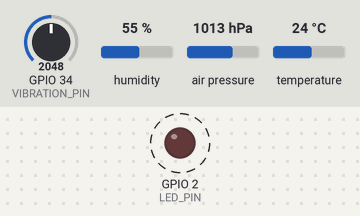
Bench run of a sketch on a simulated ESP32. Parts: output pins drawn as LEDs (lit = HIGH). Dashed ring = blinking. The inputs (shaded band) are chosen by the test bench; at power-on: GPIO 34 (VIBRATION_PIN) = 2048, air pressure 1013 hPa, humidity 55 %, temperature 24 °C. What the sketch prints to the serial monitor is not drawn.

Above: at 1.8 s.
1.9 s: GPIO 34 (VIBRATION_PIN) set to 1942
At 3.0 s:
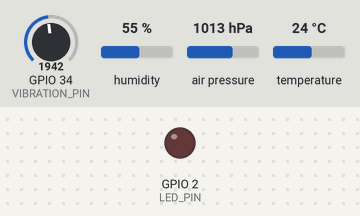
4.5 s: air pressure set to 981 hPa
6.2 s: air pressure set to 978 hPa
At 7.4 s:
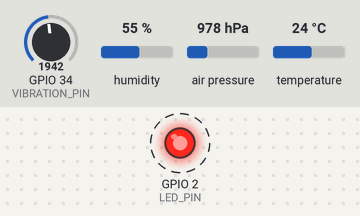
9.7 s: air pressure set to 1000 hPa
At 9.7 s:
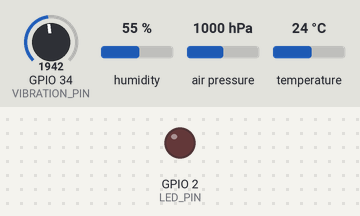
11.2 s: air pressure set to 952 hPa
At 12.5 s:
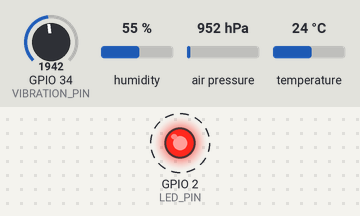
Timing chart, 0 to 17.1 s (numbered marks = the images above; inputs shaded):
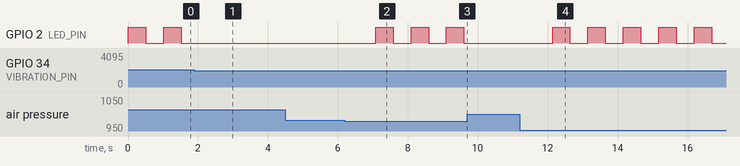

The sketch:

sketch.ino
```cpp
#include <DHT.h>
#include <Adafruit_BMP085.h>
#include <Wire.h>

// -------- PIN CONFIGURATION --------
#define DHTPIN 15
#define DHTTYPE DHT22
#define VIBRATION_PIN 34
#define LED_PIN 2

// -------- THRESHOLD VALUES --------
#define TEMP_LIMIT 45.0
#define PRESSURE_LOW 980.0
#define PRESSURE_HIGH 1050.0
#define VIBRATION_LIMIT 2000

DHT dht(DHTPIN, DHTTYPE);
Adafruit_BMP085 bmp;

void setup() {
  Serial.begin(115200);
  Wire.begin(21, 22);
  pinMode(LED_PIN, OUTPUT);

  if (!bmp.begin()) {
    Serial.println("❌ BMP180 not detected");
    while (1);
  }

  Serial.println("✅ BMP180 connected");
}

void loop() {
  float temperature = dht.readTemperature();
  float pressure = bmp.readPressure() / 100.0;
  int vibration = analogRead(VIBRATION_PIN);

  bool faultDetected = false;

  Serial.println("------ SENSOR READINGS ------");
  Serial.print("Temperature: ");
  Serial.print(temperature);
  Serial.println(" °C");

  Serial.print("Pressure: ");
  Serial.print(pressure);
  Serial.println(" hPa");

  Serial.print("Vibration: ");
  Serial.println(vibration);

  // -------- FAULT CHECKING --------
  if (temperature > TEMP_LIMIT) {
    Serial.println("⚠️ Fault: High Temperature");
    faultDetected = true;
  }

  if (pressure < PRESSURE_LOW || pressure > PRESSURE_HIGH) {
    Serial.println("⚠️ Fault: Abnormal Pressure");
    faultDetected = true;
  }

  if (vibration > VIBRATION_LIMIT) {
    Serial.println("⚠️ Fault: Excessive Vibration");
    faultDetected = true;
  }

  // -------- LED BLINK ON FAULT ONLY --------
  if (faultDetected) {
    Serial.println("🚨 MACHINE STATUS: FAULT");
    digitalWrite(LED_PIN, HIGH);
    delay(500);
    digitalWrite(LED_PIN, LOW);
    delay(500);
  } else {
    digitalWrite(LED_PIN, LOW);
    Serial.println("✅ MACHINE STATUS: NORMAL");
    delay(1000);
  }

  Serial.println("-----------------------------\n");
}
```

Measured:
- the behaviour switches between 2001 and 2000 on GPIO 34 (VIBRATION_PIN) (found by bisection; images 0 and 1)
- the behaviour switches between 980 and 979 hPa on air pressure (found by bisection; images 1 and 2)
- after the input at 1.9 s, GPIO 2 (LED_PIN): stops changing and stays LOW
- after the input at 4.5 s, every drawn part: stays the same
- after the input at 6.2 s, GPIO 2 (LED_PIN): alternates HIGH for 0.50 s and LOW for 0.51 s, starting after 0.88 s
- after the input at 9.7 s, GPIO 2 (LED_PIN): stays LOW (without the input it goes to HIGH after 0.42 s)
- after the input at 11.2 s, GPIO 2 (LED_PIN): alternates HIGH for 0.50 s and LOW for 0.51 s, starting after 0.94 s
- by itself, GPIO 2 (LED_PIN): alternates HIGH for 0.50 s and LOW for 0.51 s
